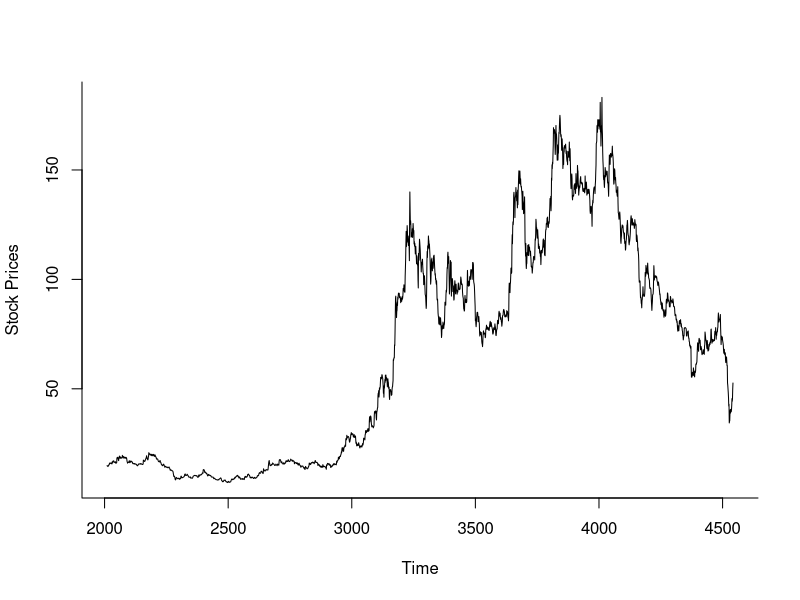
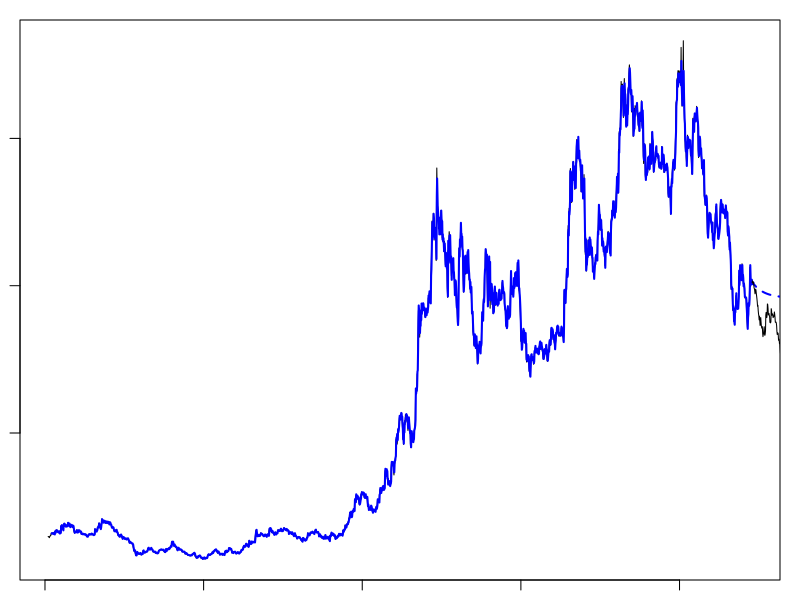

Write the R code that produced these figures, in order.
library(forecast)
library(ggplot2)
library(fGarch)
library(zoo)
library(caret)
library(nnet)
library(tseries)
setwd("D:\\Ms In Business Analytics\\Spring 2020\\Time Series Forecasting\\Final Project")
JkStock =  read.csv("JKTYRE.NS.csv")


######### converting to a time series ##########
jkPrice = ts(JkStock$Adj.Close, start = c(2010,1), frequency = 1)
tail(jkPrice)
length(jkPrice)
###### Time series Plot #######
plot(jkPrice, xlab = "Time", ylab = "Stock Prices", bty = "l")

#### seperating training and test data #######
# training data -  from year 2010 to 2018
#test data - 2019

stepsAhead <- 242
nTrain <- 2461 - stepsAhead
train.ts <- window(jkPrice, start = c(2010, 1), end = c(2010,nTrain))
tail(train.ts)
head(train.ts)
valid.ts <- window(jkPrice, start = c(2010, nTrain + 1), end = c(2010, nTrain + stepsAhead))
head(valid.ts) 
tail(valid.ts)



###### neural network ####

set.seed(201)
jkPrice.nnetar = nnetar(train.ts, repeats = 20, p=11, P = 1, size =7)
summary(jkPrice.nnetar$model[[1]])#weights first train
summary(jkPrice.nnetar$model[[2]])#weights second train
jkPrice.nnetar.pred = forecast(jkPrice.nnetar,h=stepsAhead)
accuracy(jkPrice.nnetar.pred,valid.ts)
par(mar=c(1,1,1,1))
plot(train.ts,lty = 1)
lines(jkPrice.nnetar.pred$fitted,lwd = 2, col = "blue")
lines(jkPrice.nnetar.pred$mean,lwd = 2, col = "blue",lty =2)
lines(valid.ts)
